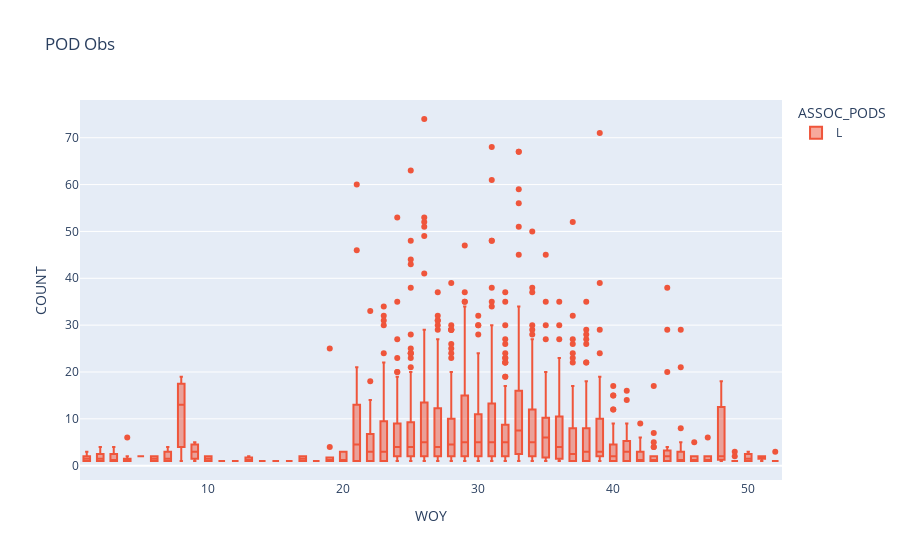

Notebook code for this chart:
### Code cell
fig = px.box(pod_obs_counts, x="WOY", y="COUNT", color="ASSOC_PODS", title="POD Obs")
fig.show()

### Figure 1 — Plotly figure (JSON) as saved in the notebook; plotly's stock layout.template omitted (floating-point values rounded to 4 significant figures; data arrays with more than 128 entries replaced by an {"elided": "..."} marker saying what was removed)
{"data": [{"alignmentgroup": "True", "hovertemplate": "ASSOC_PODS=L<br>WOY=%{x}<br>COUNT=%{y}<extra></extra>", "legendgroup": "L", "marker": {"color": "#EF553B"}, "name": "L", "notched": false, "offsetgroup": "L", "orientation": "v", "showlegend": true, "type": "box", "x": {"elided": "1968 int values"}, "x0": " ", "xaxis": "x", "y": {"elided": "1968 float values"}, "y0": " ", "yaxis": "y"}], "layout": {"boxmode": "group", "legend": {"title": {"text": "ASSOC_PODS"}, "tracegroupgap": 0}, "title": {"text": "POD Obs"}, "xaxis": {"anchor": "y", "domain": [0, 1], "title": {"text": "WOY"}}, "yaxis": {"anchor": "x", "domain": [0, 1], "title": {"text": "COUNT"}}}}
